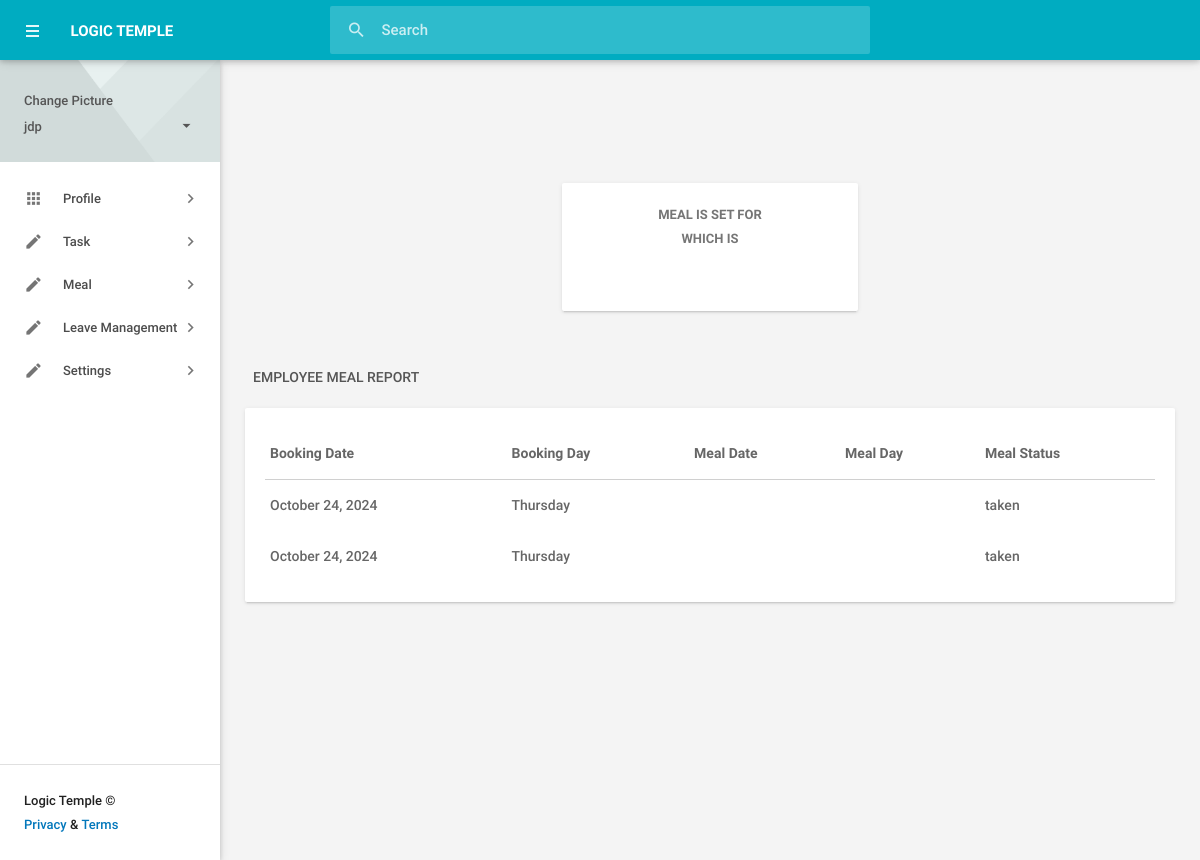
Screenshot of /meal-booking.php (signed in) with the database file from the repository.
### tables this page shows
CREATE TABLE `meal_booking` (
  `id` int(11) NOT NULL,
  `name` varchar(255) NOT NULL,
  `date` varchar(255) NOT NULL,
  `day` varchar(255) NOT NULL,
  `status` varchar(255) NOT NULL,
  `for_meal` varchar(255) NOT NULL,
  `for_meal_date` varchar(255) NOT NULL
);

### meal-booking.php (the view, shortened to what this page needs)
<?php
$employee_name = $_SESSION['employee_name'];
include('admin/config/connect.php');
$get_last_meal_status_query = "SELECT id FROM admin_set_meal ORDER BY id DESC LIMIT 1";
$get_last_meal_status = mysqli_query($con,$get_last_meal_status_query);
$row = mysqli_fetch_assoc($get_last_meal_status);
$admin_set_meal_last_id = $row['id'];
$show_last_meal_status_query = "SELECT * FROM admin_set_meal WHERE id = '$admin_set_meal_last_id'";
$set_last_meal_status = mysqli_query($con,$show_last_meal_status_query);
$show_meal = mysqli_fetch_assoc($set_last_meal_status);
$show_last_meal_date = $show_meal['date'];
$show_last_meal_day = $show_meal['day'];
$show_last_meal_status = $show_meal['status'];
?>
<!DOCTYPE html>
<html lang="en">
<head>
    <link type="text/css" rel="stylesheet" href="admin/assets/plugins/materialize/css/materialize.min.css"/>
    <link href="admin/assets/plugins/material-preloader/css/materialPreloader.min.css" rel="stylesheet">
    <link href="admin/assets/css/alpha.min.css" rel="stylesheet" type="text/css"/>
    <link href="admin/assets/css/custom.css" rel="stylesheet" type="text/css"/>
    </head>
        <?php
            include ("include/main-navbar.php");
        ?>
        <?php
            include ("include/left-navbar.php");
        ?>
        <body class="">
<div class="mn-content valign-wrapper">
    <main class="mn-inner container">
        <div class="valign">
          <div class="row">
              <div class="col s12 m6 l4 offset-l4 offset-m3">
                  <div class="card white darken-1">
                      <div class="card-content ">
                        <?php
                        if($show_last_meal_status=="off"):?>
                        <span class="card-title" align="center"> Meal is Off! </span>';
                    <?php else: ?>
                        <span class="card-title"  align="center"> Meal is set for <?php echo $show_last_meal_date;?><p> Which is <?php echo $show_last_meal_day; ?> </p></span>
                        <?php endif; ?>
                                   </div>
                               </div>
                           </div>
                       </div>
                   </div>
                   <div class="row">
                    <div class="col s12">
                        <div class="page-title" ><p>    </p>Employee meal report</div>
                    </div>
                    <div class="col s12 m12 l12">
                        <div class="card">
                            <div class="card-content">
                                <table class="responsive-table">
                                    <thead>
                                        <tr>
                                            <th>Booking Date</th>
                                            <th>Booking Day</th>
                                            <th>Meal Date</th>
                                            <th>Meal Day</th>
                                            <th>Meal Status</th>
                                        </tr>
                                    </thead>
                                    <tbody>
                                        <?php
                                        $get_employee_meal_report_query = "SELECT * FROM meal_booking WHERE name='$employee_name'";
                                        $get_employee_meal_report = mysqli_query($con, $get_employee_meal_report_query);
                                        while($row = mysqli_fetch_assoc($get_employee_meal_report)){
                                            $booking_date = $row['date'];
                                            $booking_day = $row['day'];
                                            $meal_date = $row['for_meal_date'];
                                            $meal_day = $row['for_meal'];
                                            $booking_status = $row['status'];
                                            ?>
                                            <tr>
                                                <td><?php echo $booking_date; ?></td>
                                                <td><?php echo $booking_day; ?></td>
                                                <td><?php echo $meal_date; ?></td>
                                                <td><?php echo $meal_day; ?></td>
                                                <td><?php echo $booking_status; ?></td>
                                            </tr>
                                            <?php } ?>
                                        </tbody>
                                    </table>
                                </div>
                            </div>
                        </div>
                    </div>
                </main>
            </div>
        </body>
        </html>

### rows the page displays
meal_booking: date "October 24, 2024", day "Thursday", status "taken"
meal_booking: date "October 24, 2024", day "Thursday", status "taken"

### other values shown
$employee_name "jdp"
